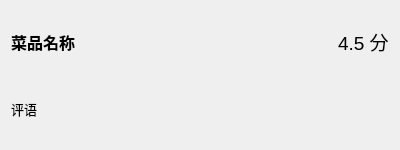
<?xml version="1.0" encoding="UTF-8"?>
<ui version="4.0">
 <class>Eitem</class>
 <widget class="QWidget" name="Eitem">
  <property name="geometry">
   <rect>
    <x>0</x>
    <y>0</y>
    <width>400</width>
    <height>150</height>
   </rect>
  </property>
  <property name="windowTitle">
   <string>Form</string>
  </property>
  <layout class="QVBoxLayout" name="vlay">
   <item>
    <layout class="QHBoxLayout" name="hlay1">
     <item>
      <widget class="QLabel" name="label1">
       <property name="font">
        <font>
         <pointsize>12</pointsize>
         <bold>true</bold>
        </font>
       </property>
       <property name="text">
        <string>菜品名称</string>
       </property>
      </widget>
     </item>
     <item>
      <widget class="QLabel" name="label2">
       <property name="sizePolicy">
        <sizepolicy hsizetype="Fixed" vsizetype="Preferred">
         <horstretch>0</horstretch>
         <verstretch>0</verstretch>
        </sizepolicy>
       </property>
       <property name="font">
        <font>
         <pointsize>14</pointsize>
        </font>
       </property>
       <property name="text">
        <string>4.5 分</string>
       </property>
      </widget>
     </item>
    </layout>
   </item>
   <item>
    <layout class="QHBoxLayout" name="hlay2">
     <item>
      <widget class="QLabel" name="label3">
       <property name="font">
        <font>
         <pointsize>10</pointsize>
        </font>
       </property>
       <property name="text">
        <string>评语</string>
       </property>
       <property name="wordWrap">
        <bool>true</bool>
       </property>
      </widget>
     </item>
    </layout>
   </item>
  </layout>
 </widget>
 <resources/>
 <connections/>
</ui>
